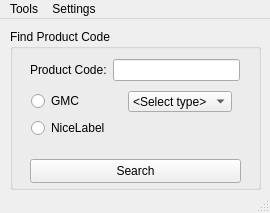
<?xml version="1.0" encoding="UTF-8"?>
<ui version="4.0">
 <class>MainWindow</class>
 <widget class="QMainWindow" name="MainWindow">
  <property name="geometry">
   <rect>
    <x>0</x>
    <y>0</y>
    <width>270</width>
    <height>213</height>
   </rect>
  </property>
  <property name="windowTitle">
   <string>MainWindow</string>
  </property>
  <widget class="QWidget" name="centralwidget">
   <widget class="QGroupBox" name="groupBox_findpc">
    <property name="geometry">
     <rect>
      <x>10</x>
      <y>10</y>
      <width>251</width>
      <height>161</height>
     </rect>
    </property>
    <property name="title">
     <string>Find Product Code</string>
    </property>
    <widget class="QPushButton" name="pushButton_search">
     <property name="geometry">
      <rect>
       <x>20</x>
       <y>130</y>
       <width>211</width>
       <height>24</height>
      </rect>
     </property>
     <property name="text">
      <string>Search</string>
     </property>
    </widget>
    <widget class="QWidget" name="">
     <property name="geometry">
      <rect>
       <x>20</x>
       <y>30</y>
       <width>210</width>
       <height>22</height>
      </rect>
     </property>
     <layout class="QHBoxLayout" name="horizontalLayout">
      <item>
       <widget class="QLabel" name="label_productcode">
        <property name="text">
         <string>Product Code:</string>
        </property>
       </widget>
      </item>
      <item>
       <widget class="QLineEdit" name="lineEdit_productcode"/>
      </item>
     </layout>
    </widget>
    <widget class="QWidget" name="">
     <property name="geometry">
      <rect>
       <x>21</x>
       <y>62</y>
       <width>201</width>
       <height>47</height>
      </rect>
     </property>
     <layout class="QVBoxLayout" name="verticalLayout">
      <item>
       <layout class="QHBoxLayout" name="horizontalLayout_2">
        <item>
         <widget class="QRadioButton" name="radioButton_gmc">
          <property name="text">
           <string>GMC</string>
          </property>
         </widget>
        </item>
        <item>
         <widget class="QComboBox" name="comboBox_printingtype">
          <item>
           <property name="text">
            <string>&lt;Select type&gt;</string>
           </property>
          </item>
          <item>
           <property name="text">
            <string>Arc_Thermal</string>
           </property>
          </item>
          <item>
           <property name="text">
            <string>Digital</string>
           </property>
          </item>
          <item>
           <property name="text">
            <string>Offset</string>
           </property>
          </item>
          <item>
           <property name="text">
            <string>PFL</string>
           </property>
          </item>
          <item>
           <property name="text">
            <string>Woven</string>
           </property>
          </item>
         </widget>
        </item>
       </layout>
      </item>
      <item>
       <widget class="QRadioButton" name="radioButton_nice_label">
        <property name="text">
         <string>NiceLabel</string>
        </property>
       </widget>
      </item>
     </layout>
    </widget>
   </widget>
  </widget>
  <widget class="QMenuBar" name="menubar">
   <property name="geometry">
    <rect>
     <x>0</x>
     <y>0</y>
     <width>270</width>
     <height>21</height>
    </rect>
   </property>
   <widget class="QMenu" name="menuTools">
    <property name="title">
     <string>Tools</string>
    </property>
    <addaction name="actionNew_PC_folder_s"/>
    <addaction name="separator"/>
    <addaction name="actionOpen_GMC_Tool"/>
   </widget>
   <widget class="QMenu" name="menuSettings">
    <property name="title">
     <string>Settings</string>
    </property>
    <addaction name="actionConfigure_Path"/>
   </widget>
   <addaction name="menuTools"/>
   <addaction name="menuSettings"/>
  </widget>
  <widget class="QStatusBar" name="statusbar"/>
  <action name="actionNew_PC_folder_s">
   <property name="text">
    <string>New PC folder(s)</string>
   </property>
  </action>
  <action name="actionOpen_GMC_Tool">
   <property name="text">
    <string>Open GMC Tool</string>
   </property>
  </action>
  <action name="actionConfigure_Path">
   <property name="text">
    <string>Configure Path</string>
   </property>
  </action>
 </widget>
 <resources/>
 <connections/>
</ui>
